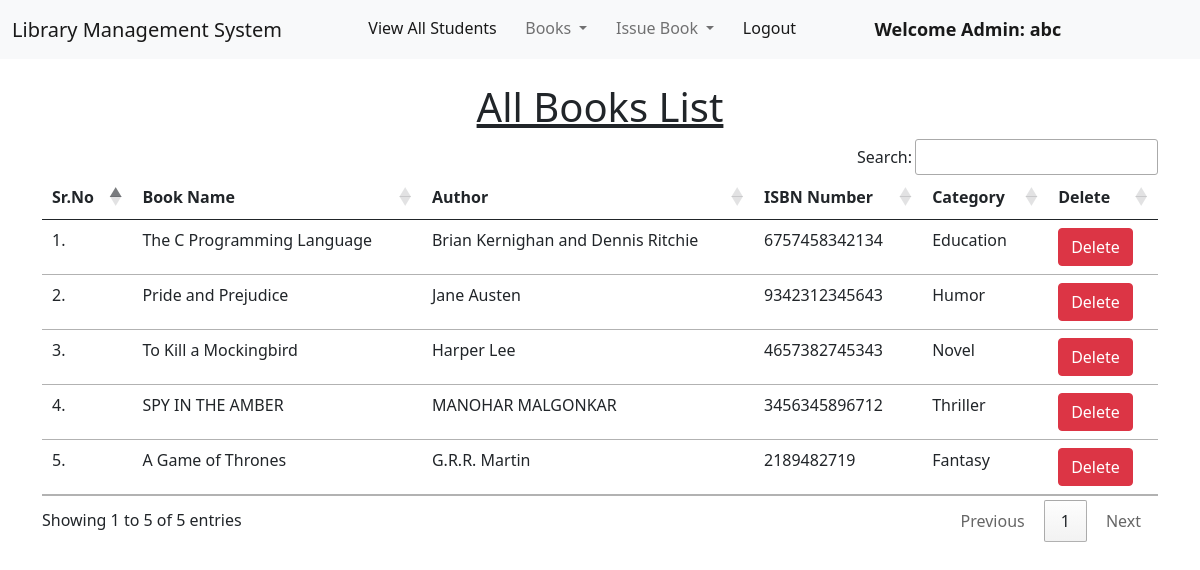
/view_books/ (signed in), run on the app's committed database.
### library/models.py (models this page shows, shortened)
class Book(models.Model):
    name = models.CharField(max_length=200)
    author = models.CharField(max_length=200)
    isbn = models.PositiveIntegerField()
    category = models.CharField(max_length=50)

### library/views.py (the view)
# urls.py: path("view_books/", views.view_books, name="view_books"),
@login_required(login_url = '/admin_login')
def view_books(request):
    books = Book.objects.all()
    return render(request, "view_books.html", {'books':books})

### library/templates/view_books.html (shortened to what this page needs)
{% extends 'admin_navbar.html' %}
{% load static %}
{% block body %}
<div class="container mt-4">
    <h1 class="text-center"><u>All Books List</u></h1>
    <table class="table table-hover" id="example">
        <thead>
            <tr>
                <th>Sr.No</th>
                <th>Book Name</th>
                <th>Author</th>
                <th>ISBN Number</th>
                <th>Category</th>
                <th>Delete</th>
            </tr>
        </thead>
        <tbody>
            {% for book in books %}
            <tr>
                <td>{{forloop.counter}}.</td>
                <td>{{book.name}}</td>
                <td>{{book.author}}</td>
                <td>{{book.isbn}}</td>
                <td>{{book.category}}</td>
                <td><a href="/delete_book/{{book.id}}/" class="btn btn-danger" onclick="return confirm('Are you sure you want to delete this book?')">Delete</a></td>
            </tr>
            {% endfor %}
        </tbody>
    </table>
    </div>
{% endblock %}

### library/templates/admin_navbar.html (shortened to what this page needs)
<!doctype html>
<html lang="en">
  <head>
    <link href="https://cdn.jsdelivr.net/npm/bootstrap@5.1.0/dist/css/bootstrap.min.css" rel="stylesheet">
    <link rel="stylesheet" href="https://cdn.datatables.net/1.10.25/css/jquery.dataTables.min.css">
    <link rel="stylesheet" href="https://cdn.datatables.net/buttons/1.7.1/css/buttons.dataTables.min.css">
  </head>
  <body>
    <nav class="navbar navbar-expand-lg navbar-light bg-light">
        <div class="container-fluid">
          <a class="navbar-brand" href="#"> Library Management System</a>
          <div class="collapse navbar-collapse" id="navbarSupportedContent">
            <ul class="navbar-nav me-auto mb-2 mb-lg-0">
              <li class="nav-item">
                <a class="nav-link active" aria-current="page" href="/view_students/">View All Students</a>
              </li>
              <li class="nav-item dropdown">
                <a class="nav-link dropdown-toggle" href="#" id="navbarDropdown" role="button" data-bs-toggle="dropdown" aria-expanded="false">
                  Books
                </a>
              </li>
              <li class="nav-item dropdown">
                <a class="nav-link dropdown-toggle" href="#" id="navbarDropdown" role="button" data-bs-toggle="dropdown" aria-expanded="false">
                  Issue Book
                </a>
              </li>
              <li class="nav-item">
                <a class="nav-link active" aria-current="page" href="/logout/">Logout</a>
              </li>
              <li class="nav-item">
                <a style="font-weight:600; font-family:'Segoe UI', Tahoma, Geneva, Verdana, sans-serif; font-size: large;" class="nav-link active" href="#">Welcome Admin: {{request.user}}</a>
              </li>
            </ul>
          </div>
        </div>
      </nav>
      {% block body %}
      {% endblock %}
  </body>
</html>

### data on the page
Book: name "The C Programming Language", author "Brian Kernighan and Dennis Ritchie", isbn "6757458342134", category "Education"
Book: name "Pride and Prejudice", author "Jane Austen", isbn "9342312345643", category "Humor"
Book: name "To Kill a Mockingbird", author "Harper Lee", isbn "4657382745343", category "Novel"
Book: name "SPY IN THE AMBER", author "MANOHAR MALGONKAR", isbn "3456345896712", category "Thriller"
Book: name "A Game of Thrones", author "G.R.R. Martin", isbn "2189482719", category "Fantasy"

### other printed values
{{ request.user }} "abc"
